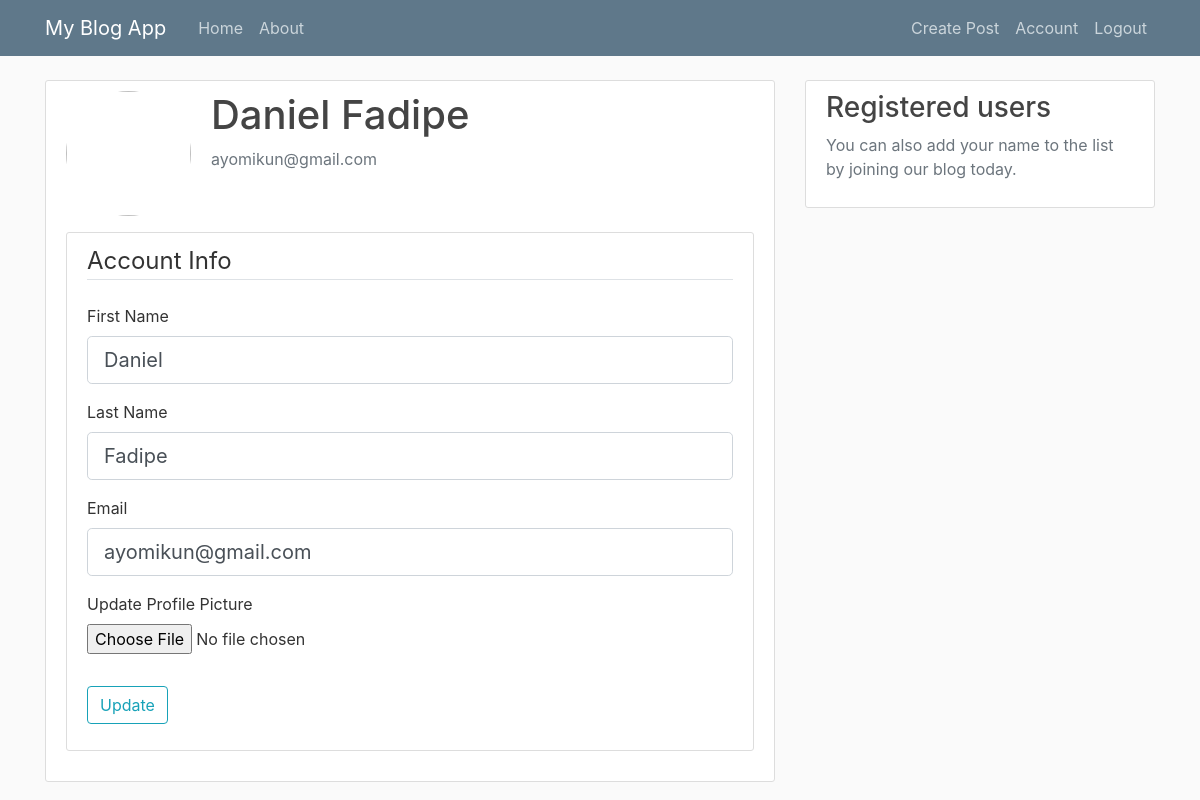
Page /account (signed in) on the committed database.
### app/models.py (models this page shows, shortened)
class User(db.Model, UserMixin):
    id = db.Column(db.Integer, primary_key=True)
    first_name = db.Column(db.String(20), unique=True, nullable=False)
    last_name = db.Column(db.String(20), unique=True, nullable=False)
    email = db.Column(db.String(120), unique=True, nullable=False)
    image_file = db.Column(db.String(20), nullable=False, default='default.jpg')
    password = db.Column(db.String(60), nullable=False)
    posts = db.relationship('Article', backref='author', lazy=True)

### app/users/routes.py (the view)
@users.route("/account", methods=['GET', 'POST'])
@login_required
def account():
    form = UpdateAccountForm()
    if form.validate_on_submit():
        if form.picture.data:
            picture_file = save_picture(form.picture.data)
            current_user.image_file = picture_file
        current_user.first_name = form.first_name.data
        current_user.last_name = form.last_name.data
        current_user.email = form.email.data
        db.session.commit()
        flash('Your account has been updated', 'success')
        return redirect(url_for('users.account'))
    elif request.method == 'GET':
        form.first_name.data = current_user.first_name
        form.last_name.data = current_user.last_name
        form.email.data = current_user.email
    image_file = url_for('static', filename='profile_pics/' + current_user.image_file)
    return render_template('account.html', title='Account', image_file=image_file, form=form)

### app/users/forms.py (shortened to what this page needs)
class UpdateAccountForm(FlaskForm):
    first_name = StringField('First Name', validators=[DataRequired(), Length(min=2, max=20)])
    last_name = StringField('Last Name', validators=[DataRequired(), Length(min=2, max=20)])
    email = StringField('Email', validators=[DataRequired(), Email()])
    picture = FileField('Update Profile Picture', validators=[FileAllowed(['jpg', 'png'])])
    submit = SubmitField('Update')

### app/models.py (called while the page is built)
@login_manager.user_loader
def load_user(user_id):
    return User.query.get(int(user_id))

### app/templates/account.html (shortened to what this page needs)
{% extends "base.html" %}
{% block content %}
    <div class="content-section">
        <div class="media">
            <img class="rounded-circle account-img" src="{{ image_file }}">
            <div class="media-body">
                <h2 class="account-heading">{{ current_user.first_name }} {{current_user.last_name }}</h2>
                <p class="text-secondary">{{ current_user.email }}</p>
            </div>
        </div>
        <div class="content-section">
            <form method="POST" action="", enctype="multipart/form-data">
                <fieldset class="form-group">
                    <legend class="border-bottom mb-4">Account Info</legend>
                    <div class="form-group">
                        {{ form.first_name.label(class="form-control-label") }}
                        {% if form.first_name.errors %}
                            {{ form.first_name(class="form-control form-control-lg is-invalid") }}
                            <div class="invalid-feedback">
                                {% for error in form.first_name.errors %}
                                    <span>{{ error }}</span>
                                {% endfor %}
                            </div>
                        {% else %}
                            {{ form.first_name(class="form-control form-control-lg") }}
                        {% endif %}
                    </div>
                    <div class="form-group">
                        {{ form.last_name.label(class="form-control-label") }}
                        {% if form.last_name.errors %}
                            {{ form.last_name(class="form-control form-control-lg is-invalid") }}
                            <div class="invalid-feedback">
                                {% for error in form.last_name.errors %}
                                    <span>{{ error }}</span>
                                {% endfor %}
                            </div>
                        {% else %}
                            {{ form.last_name(class="form-control form-control-lg") }}
                        {% endif %}
                    </div>
                    <div class="form-group">
                        {{ form.email.label(class="form-control-label") }}
                        {% if form.email.errors %}
                            {{ form.email(class="form-control form-control-lg is-invalid") }}
                            <div class="invalid-feedback">
                                {% for error in form.email.errors %}
                                    <span>{{ error }}</span>
                                {% endfor %}
                            </div>
                        {% else %}
                            {{ form.email(class="form-control form-control-lg") }}
                        {% endif %}
                    </div>
                    <div class="form-group">
                        {{ form.picture.label() }}
                        {{ form.picture(class="form-control-file") }}
                    </div>
                </fieldset>
                <div class="form-group">
                    {{ form.submit(class="btn btn-outline-info") }}
                </div>
            </form>
        </div>
    </div>
{% endblock content %}

### app/static/base.css (style rules this page uses)
body { background: #fafafa; color: #333333; margin-top: 5rem; }
h1, h2, h3, h4, h5, h6 { color: #444444; }
.content-section { background: #ffffff; padding: 10px 20px; border: 1px solid #dddddd; border-radius: 3px; margin-bottom: 20px; }
.account-img { height: 125px; width: 125px; margin-right: 20px; margin-bottom: 16px; }
.account-heading { font-size: 2.5rem; }

### rows in the picture
User: first_name "Daniel", last_name "Fadipe", email "ayomikun@gmail.com"
